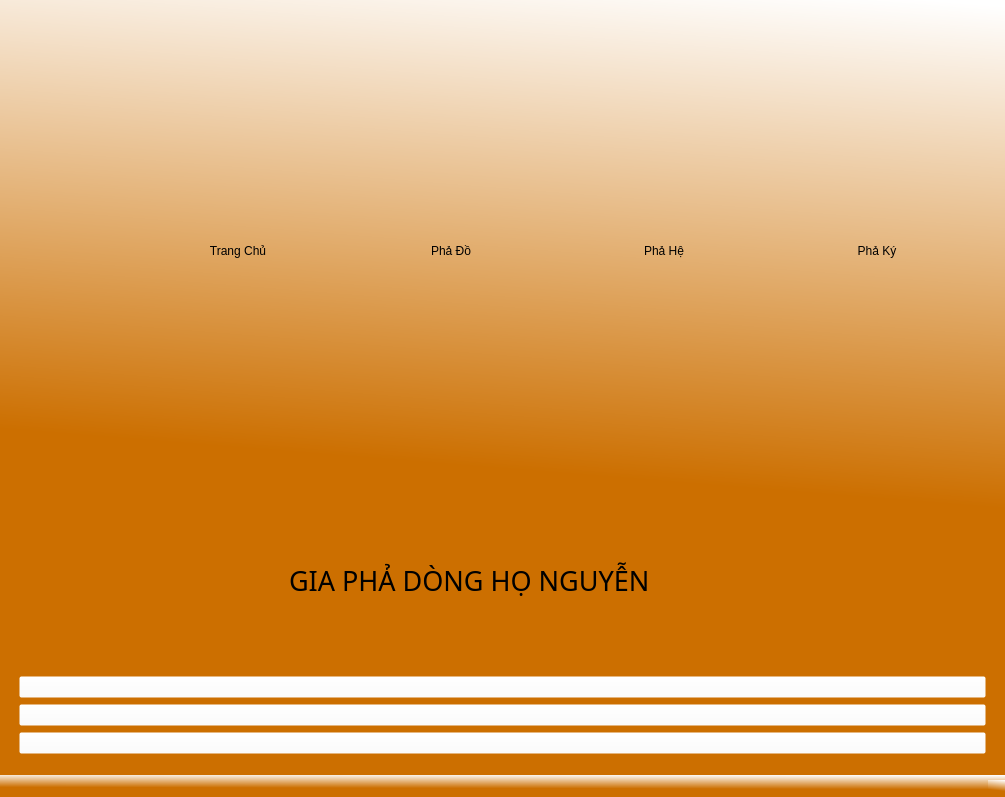
<?xml version="1.0" encoding="UTF-8"?>
<ui version="4.0">
 <class>MainWindow</class>
 <widget class="QMainWindow" name="MainWindow">
  <property name="geometry">
   <rect>
    <x>0</x>
    <y>0</y>
    <width>1005</width>
    <height>797</height>
   </rect>
  </property>
  <property name="windowTitle">
   <string>MainWindow</string>
  </property>
  <property name="styleSheet">
   <string notr="true">background-color: qlineargradient(spread:pad, x1:0.811, y1:0.948864, x2:0.910448, y2:0, stop:0.323383 rgba(204, 111, 0, 255), stop:1 rgba(255, 255, 255, 255));</string>
  </property>
  <widget class="QWidget" name="centralwidget">
   <layout class="QVBoxLayout" name="verticalLayout_2">
    <item>
     <widget class="QStackedWidget" name="stackedWidget">
      <property name="styleSheet">
       <string notr="true">background-color: rgba(255, 255, 255, 0);</string>
      </property>
      <property name="currentIndex">
       <number>0</number>
      </property>
      <widget class="QWidget" name="page">
       <layout class="QHBoxLayout" name="horizontalLayout_5">
        <item>
         <widget class="QFrame" name="frame_5">
          <property name="maximumSize">
           <size>
            <width>100</width>
            <height>100</height>
           </size>
          </property>
          <property name="frameShape">
           <enum>QFrame::StyledPanel</enum>
          </property>
          <property name="frameShadow">
           <enum>QFrame::Raised</enum>
          </property>
          <layout class="QHBoxLayout" name="horizontalLayout_6">
           <item>
            <widget class="QLabel" name="label">
             <property name="minimumSize">
              <size>
               <width>5</width>
               <height>5</height>
              </size>
             </property>
             <property name="maximumSize">
              <size>
               <width>100</width>
               <height>100</height>
              </size>
             </property>
             <property name="styleSheet">
              <string notr="true">background-color: rgb(255, 255, 255, 0);</string>
             </property>
             <property name="text">
              <string/>
             </property>
             <property name="pixmap">
              <pixmap>imgs/Logo.png</pixmap>
             </property>
             <property name="scaledContents">
              <bool>true</bool>
             </property>
            </widget>
           </item>
          </layout>
         </widget>
        </item>
        <item>
         <widget class="QFrame" name="frame_6">
          <property name="maximumSize">
           <size>
            <width>200</width>
            <height>100</height>
           </size>
          </property>
          <property name="cursor">
           <cursorShape>PointingHandCursor</cursorShape>
          </property>
          <property name="styleSheet">
           <string notr="true">QWidget{
background-color: rgb(255, 255, 255, 0);
border-radius: 15px;
}
QWidget:hover{

border-radius: 15px;
	background-color: rgb(236, 150, 30);
}</string>
          </property>
          <property name="frameShape">
           <enum>QFrame::StyledPanel</enum>
          </property>
          <property name="frameShadow">
           <enum>QFrame::Raised</enum>
          </property>
          <layout class="QHBoxLayout" name="horizontalLayout_2">
           <item>
            <widget class="QPushButton" name="pushButton">
             <property name="text">
              <string>Trang Chủ</string>
             </property>
             <property name="icon">
              <iconset>
               <normaloff>imgs/icon_home.png</normaloff>imgs/icon_home.png</iconset>
             </property>
             <property name="iconSize">
              <size>
               <width>25</width>
               <height>25</height>
              </size>
             </property>
            </widget>
           </item>
          </layout>
         </widget>
        </item>
        <item>
         <widget class="QFrame" name="frame">
          <property name="maximumSize">
           <size>
            <width>200</width>
            <height>16777215</height>
           </size>
          </property>
          <property name="styleSheet">
           <string notr="true">QWidget{
background-color: rgb(255, 255, 255, 0);
border-radius: 15px;
}
QWidget:hover{

border-radius: 15px;
	background-color: rgb(236, 150, 30);
}</string>
          </property>
          <property name="frameShape">
           <enum>QFrame::StyledPanel</enum>
          </property>
          <property name="frameShadow">
           <enum>QFrame::Raised</enum>
          </property>
          <layout class="QHBoxLayout" name="horizontalLayout_4">
           <item>
            <widget class="QPushButton" name="pushButton_9">
             <property name="styleSheet">
              <string notr="true">QWidget{
background-color: rgb(255, 255, 255, 0);
border-radius: 15px;
}
QWidget:hover{

border-radius: 15px;
	background-color: rgb(236, 150, 30);
}</string>
             </property>
             <property name="text">
              <string>Phả Đồ</string>
             </property>
             <property name="icon">
              <iconset>
               <normaloff>imgs/png-clipart-computer-icons-git-branching-fork-git-share-icon-graphical-user-interface-thumbnail.png</normaloff>imgs/png-clipart-computer-icons-git-branching-fork-git-share-icon-graphical-user-interface-thumbnail.png</iconset>
             </property>
            </widget>
           </item>
          </layout>
         </widget>
        </item>
        <item>
         <widget class="QFrame" name="frame_4">
          <property name="maximumSize">
           <size>
            <width>200</width>
            <height>16777215</height>
           </size>
          </property>
          <property name="styleSheet">
           <string notr="true">QWidget{
background-color: rgb(255, 255, 255, 0);
border-radius: 15px;
}
QWidget:hover{

border-radius: 15px;
	background-color: rgb(236, 150, 30);
}</string>
          </property>
          <property name="frameShape">
           <enum>QFrame::StyledPanel</enum>
          </property>
          <property name="frameShadow">
           <enum>QFrame::Raised</enum>
          </property>
          <layout class="QHBoxLayout" name="horizontalLayout">
           <item>
            <widget class="QPushButton" name="pha_he_1">
             <property name="text">
              <string>Phả Hệ</string>
             </property>
             <property name="icon">
              <iconset>
               <normaloff>imgs/icon-menu-đẹp.png</normaloff>imgs/icon-menu-đẹp.png</iconset>
             </property>
             <property name="iconSize">
              <size>
               <width>35</width>
               <height>35</height>
              </size>
             </property>
            </widget>
           </item>
          </layout>
         </widget>
        </item>
        <item>
         <widget class="QFrame" name="frame_7">
          <property name="maximumSize">
           <size>
            <width>200</width>
            <height>100</height>
           </size>
          </property>
          <property name="cursor">
           <cursorShape>PointingHandCursor</cursorShape>
          </property>
          <property name="toolTipDuration">
           <number>-3</number>
          </property>
          <property name="styleSheet">
           <string notr="true">QWidget{
background-color: rgb(255, 255, 255, 0);
border-radius: 15px;
}
QWidget:hover{

border-radius: 15px;
	background-color: rgb(236, 150, 30);
}</string>
          </property>
          <property name="frameShape">
           <enum>QFrame::StyledPanel</enum>
          </property>
          <property name="frameShadow">
           <enum>QFrame::Raised</enum>
          </property>
          <layout class="QHBoxLayout" name="horizontalLayout_3">
           <item>
            <widget class="QPushButton" name="pha_ky_1">
             <property name="text">
              <string>Phả Ký</string>
             </property>
             <property name="icon">
              <iconset>
               <normaloff>imgs/icon_phả_ kế.png</normaloff>imgs/icon_phả_ kế.png</iconset>
             </property>
            </widget>
           </item>
          </layout>
         </widget>
        </item>
       </layout>
      </widget>
      <widget class="QWidget" name="page_2"/>
     </widget>
    </item>
    <item>
     <widget class="QFrame" name="frame_2">
      <property name="minimumSize">
       <size>
        <width>0</width>
        <height>160</height>
       </size>
      </property>
      <property name="maximumSize">
       <size>
        <width>1000</width>
        <height>400</height>
       </size>
      </property>
      <property name="styleSheet">
       <string notr="true">background-color: rgb(255, 255, 255,0);</string>
      </property>
      <property name="frameShape">
       <enum>QFrame::StyledPanel</enum>
      </property>
      <property name="frameShadow">
       <enum>QFrame::Raised</enum>
      </property>
      <widget class="QLabel" name="label_2">
       <property name="geometry">
        <rect>
         <x>160</x>
         <y>10</y>
         <width>671</width>
         <height>151</height>
        </rect>
       </property>
       <property name="text">
        <string/>
       </property>
       <property name="pixmap">
        <pixmap>imgs/icon_trang_chu_gia_pha.png</pixmap>
       </property>
       <property name="scaledContents">
        <bool>true</bool>
       </property>
      </widget>
      <widget class="QLabel" name="label_3">
       <property name="geometry">
        <rect>
         <x>280</x>
         <y>50</y>
         <width>461</width>
         <height>61</height>
        </rect>
       </property>
       <property name="font">
        <font>
         <family>Gigi</family>
         <pointsize>20</pointsize>
         <weight>50</weight>
         <italic>false</italic>
         <bold>false</bold>
         <strikeout>false</strikeout>
        </font>
       </property>
       <property name="text">
        <string>GIA PHẢ DÒNG HỌ NGUYỄN</string>
       </property>
      </widget>
     </widget>
    </item>
    <item>
     <widget class="QFrame" name="frame_3">
      <property name="minimumSize">
       <size>
        <width>100</width>
        <height>100</height>
       </size>
      </property>
      <property name="maximumSize">
       <size>
        <width>1000</width>
        <height>450</height>
       </size>
      </property>
      <property name="styleSheet">
       <string notr="true">background-color: rgb(255, 255, 255, 0);</string>
      </property>
      <property name="frameShape">
       <enum>QFrame::StyledPanel</enum>
      </property>
      <property name="frameShadow">
       <enum>QFrame::Raised</enum>
      </property>
      <layout class="QVBoxLayout" name="verticalLayout">
       <item>
        <widget class="QPushButton" name="pha_do_2">
         <property name="cursor">
          <cursorShape>PointingHandCursor</cursorShape>
         </property>
         <property name="text">
          <string/>
         </property>
         <property name="icon">
          <iconset>
           <normaloff>imgs/icon_phả_đồ.png</normaloff>imgs/icon_phả_đồ.png</iconset>
         </property>
         <property name="iconSize">
          <size>
           <width>500</width>
           <height>500</height>
          </size>
         </property>
        </widget>
       </item>
       <item>
        <widget class="QPushButton" name="pha_ky_2">
         <property name="cursor">
          <cursorShape>PointingHandCursor</cursorShape>
         </property>
         <property name="text">
          <string/>
         </property>
         <property name="icon">
          <iconset>
           <normaloff>imgs/iocn_1.png</normaloff>imgs/iocn_1.png</iconset>
         </property>
         <property name="iconSize">
          <size>
           <width>500</width>
           <height>500</height>
          </size>
         </property>
        </widget>
       </item>
       <item>
        <widget class="QPushButton" name="pha_he_2">
         <property name="cursor">
          <cursorShape>PointingHandCursor</cursorShape>
         </property>
         <property name="text">
          <string/>
         </property>
         <property name="icon">
          <iconset>
           <normaloff>imgs/icon_phả_hệ.png</normaloff>imgs/icon_phả_hệ.png</iconset>
         </property>
         <property name="iconSize">
          <size>
           <width>500</width>
           <height>500</height>
          </size>
         </property>
        </widget>
       </item>
      </layout>
     </widget>
    </item>
   </layout>
  </widget>
  <widget class="QMenuBar" name="menubar">
   <property name="geometry">
    <rect>
     <x>0</x>
     <y>0</y>
     <width>1005</width>
     <height>26</height>
    </rect>
   </property>
  </widget>
  <widget class="QStatusBar" name="statusbar"/>
 </widget>
 <resources/>
 <connections/>
</ui>
